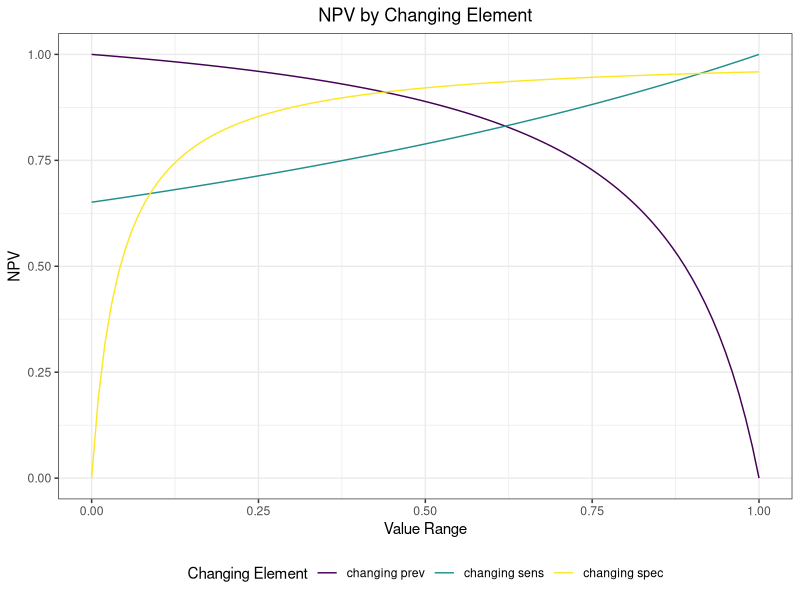
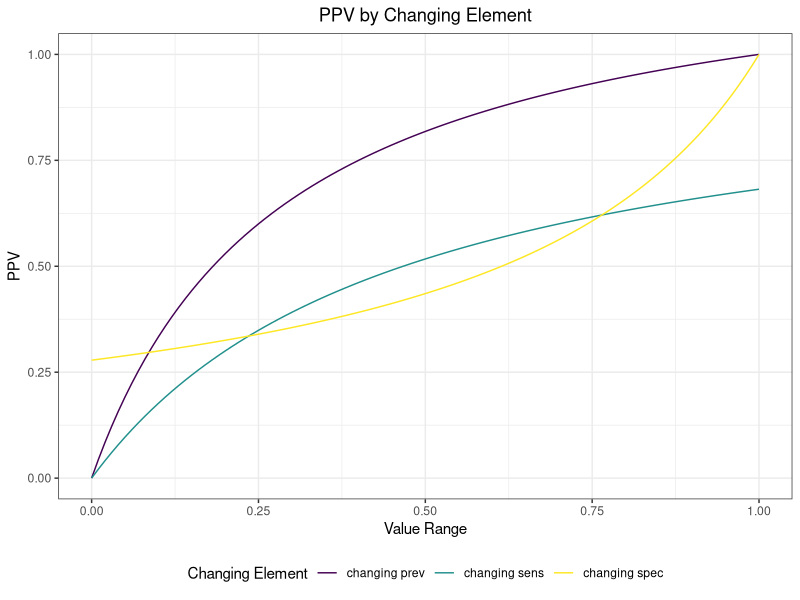

Generate these figures, in order, with R:
## ---- chunk 1
library(tidyverse)

# set knitr defaults
knitr::opts_chunk$set(
  echo = TRUE,
  warning = FALSE,
  message = FALSE,
  fig.align = "center",
  fig.width = 6,
  fig.asp   = .8,
  out.width = "90%",
  cache = TRUE
)

# set theme defaults
theme_set(
  theme_bw() +
    theme(
      legend.position = "bottom",
      plot.title    = element_text(hjust = 0.5),
      plot.subtitle = element_text(hjust = 0.5),
      plot.caption  = element_text(hjust = 0.0)
    )
)

# set color scale defaults
options(
  ggplot2.continuous.colour = "viridis",
  ggplot2.continuous.fill   = "viridis"
)
scale_colour_discrete = scale_colour_viridis_d
scale_fill_discrete   = scale_fill_viridis_d
## ---- chunk 2
params <- 
  c(
    sens = 0.9,
    spec = 0.8,
    prev = 0.3
  )

npv <- function(sens = params[[1]], 
                spec = params[[2]], 
                prev = params[[3]]) {
  num <- spec*(1 - prev)
  denom <- spec*(1 - prev) + (1 - sens)*prev
  out <- num/denom
  return(out)
}

ppv <- function(sens = params[[1]], 
                spec = params[[2]], 
                prev = params[[3]]){
  num <- sens*(prev)
  denom <- sens*(prev) + (1 - spec)*(1 - prev)
  out <- num/denom
  return(out)
}

range <- seq(0, 1, 0.01)

npv_values <- tibble(
  trial = c(rep("changing sens", length(range)), 
            rep("changing spec", length(range)), 
            rep("changing prev", length(range))),
  vals = rep(range, 3),
  npv = c(npv(sens = range), 
          npv(spec = range), 
          npv(prev = range))
)

ppv_values <- tibble(
  trial = c(rep("changing sens", length(range)), 
            rep("changing spec", length(range)), 
            rep("changing prev", length(range))),
  vals = rep(range, 3),
  ppv = c(ppv(sens = range), 
          ppv(spec = range), 
          ppv(prev = range))
)
## ---- chunk 3
npv_values %>% 
  ggplot(aes(x = vals, y = npv, col = trial)) + 
  geom_line() + 
  labs(x = "Value Range", 
       y = "NPV", 
       col = "Changing Element", 
       title = "NPV by Changing Element")

ppv_values %>% 
  ggplot(aes(x = vals, y = ppv, col = trial)) + 
  geom_line() + 
  labs(x = "Value Range", 
       y = "PPV", 
       col = "Changing Element", 
       title = "PPV by Changing Element")
